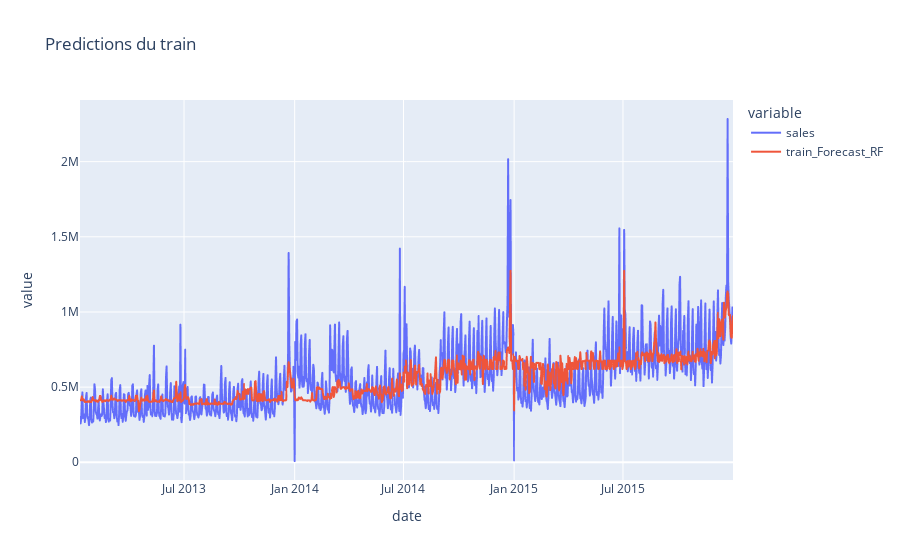
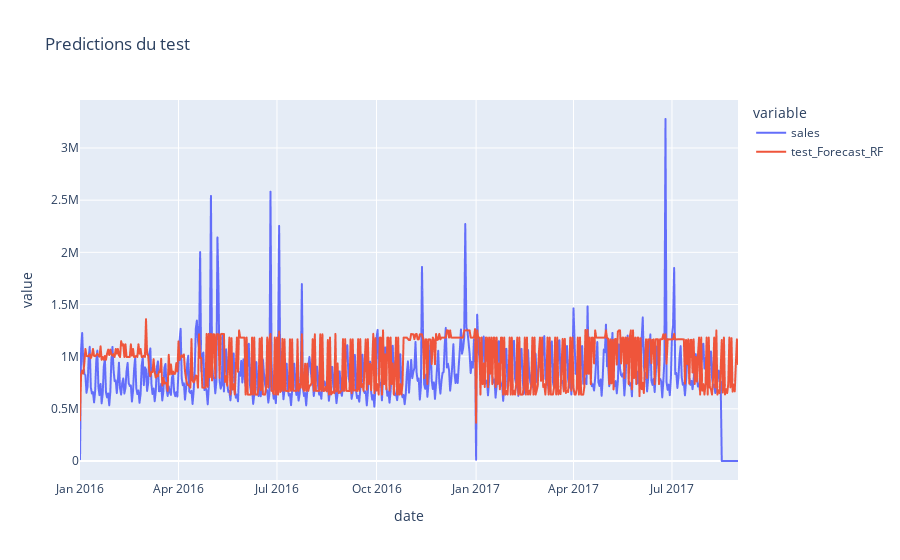

These figures' notebook cell, in order:
### Code cell
fig = px.line(series_train, x='date', y=['sales', 'train_Forecast_RF'],title="Predictions du train")
fig.show()
fig = px.line(series_test, x='date', y=['sales', 'test_Forecast_RF'],title="Predictions du test")
fig.show()

### Figure 1 — Plotly figure (JSON) as saved in the notebook; plotly's stock layout.template omitted (floating-point values rounded to 4 significant figures; data arrays with more than 128 entries replaced by an {"elided": "..."} marker saying what was removed)
{"data": [{"hovertemplate": "variable=sales<br>date=%{x}<br>value=%{y}<extra></extra>", "legendgroup": "sales", "line": {"color": "#636efa", "dash": "solid"}, "marker": {"symbol": "circle"}, "mode": "lines", "name": "sales", "showlegend": true, "type": "scattergl", "x": {"elided": "1084 str values"}, "xaxis": "x", "y": {"elided": "1084 float values"}, "yaxis": "y"}, {"hovertemplate": "variable=train_Forecast_RF<br>date=%{x}<br>value=%{y}<extra></extra>", "legendgroup": "train_Forecast_RF", "line": {"color": "#EF553B", "dash": "solid"}, "marker": {"symbol": "circle"}, "mode": "lines", "name": "train_Forecast_RF", "showlegend": true, "type": "scattergl", "x": {"elided": "1084 str values"}, "xaxis": "x", "y": {"elided": "1084 float values"}, "yaxis": "y"}], "layout": {"legend": {"title": {"text": "variable"}, "tracegroupgap": 0}, "title": {"text": "Predictions du train"}, "xaxis": {"anchor": "y", "domain": [0, 1], "title": {"text": "date"}}, "yaxis": {"anchor": "x", "domain": [0, 1], "title": {"text": "value"}}}}

### Figure 2 — Plotly figure (JSON) as saved in the notebook; plotly's stock layout.template omitted (floating-point values rounded to 4 significant figures; data arrays with more than 128 entries replaced by an {"elided": "..."} marker saying what was removed)
{"data": [{"hovertemplate": "variable=sales<br>date=%{x}<br>value=%{y}<extra></extra>", "legendgroup": "sales", "line": {"color": "#636efa", "dash": "solid"}, "marker": {"symbol": "circle"}, "mode": "lines", "name": "sales", "showlegend": true, "type": "scattergl", "x": {"elided": "608 str values"}, "xaxis": "x", "y": {"elided": "608 float values"}, "yaxis": "y"}, {"hovertemplate": "variable=test_Forecast_RF<br>date=%{x}<br>value=%{y}<extra></extra>", "legendgroup": "test_Forecast_RF", "line": {"color": "#EF553B", "dash": "solid"}, "marker": {"symbol": "circle"}, "mode": "lines", "name": "test_Forecast_RF", "showlegend": true, "type": "scattergl", "x": {"elided": "608 str values"}, "xaxis": "x", "y": {"elided": "608 float values"}, "yaxis": "y"}], "layout": {"legend": {"title": {"text": "variable"}, "tracegroupgap": 0}, "title": {"text": "Predictions du test"}, "xaxis": {"anchor": "y", "domain": [0, 1], "title": {"text": "date"}}, "yaxis": {"anchor": "x", "domain": [0, 1], "title": {"text": "value"}}}}
